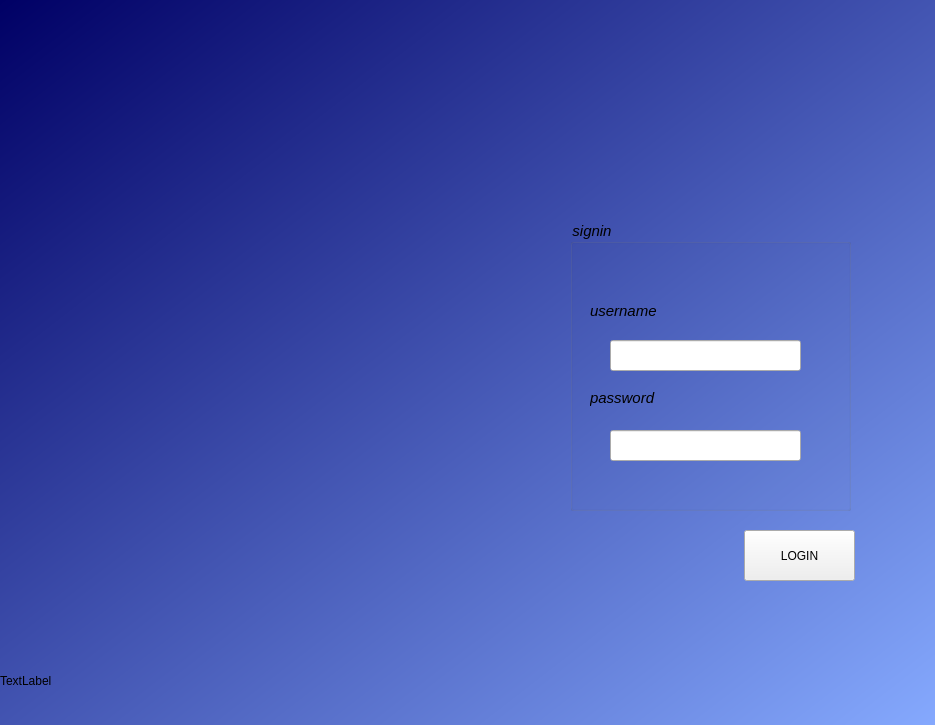
<?xml version="1.0" encoding="UTF-8"?>
<ui version="4.0">
 <class>signin</class>
 <widget class="QDialog" name="signin">
  <property name="geometry">
   <rect>
    <x>0</x>
    <y>0</y>
    <width>935</width>
    <height>725</height>
   </rect>
  </property>
  <property name="windowTitle">
   <string>Dialog</string>
  </property>
  <widget class="QGroupBox" name="groupBox">
   <property name="geometry">
    <rect>
     <x>570</x>
     <y>220</y>
     <width>281</width>
     <height>291</height>
    </rect>
   </property>
   <property name="font">
    <font>
     <family>Arial</family>
     <pointsize>11</pointsize>
     <weight>9</weight>
     <italic>true</italic>
     <bold>false</bold>
    </font>
   </property>
   <property name="accessibleName">
    <string/>
   </property>
   <property name="layoutDirection">
    <enum>Qt::LeftToRight</enum>
   </property>
   <property name="autoFillBackground">
    <bool>false</bool>
   </property>
   <property name="styleSheet">
    <string notr="true">font: 75 9pt &quot;MS Shell Dlg 2&quot;;
font: 75 italic 11pt &quot;Arial&quot;; 
color: rgb(0, 0, 0);

</string>
   </property>
   <property name="inputMethodHints">
    <set>Qt::ImhNone</set>
   </property>
   <property name="title">
    <string>signin</string>
   </property>
   <property name="flat">
    <bool>true</bool>
   </property>
   <property name="checkable">
    <bool>false</bool>
   </property>
   <property name="checked">
    <bool>false</bool>
   </property>
   <widget class="QLabel" name="label_2">
    <property name="geometry">
     <rect>
      <x>20</x>
      <y>80</y>
      <width>101</width>
      <height>21</height>
     </rect>
    </property>
    <property name="font">
     <font>
      <family>Arial</family>
      <pointsize>11</pointsize>
      <weight>9</weight>
      <italic>true</italic>
      <bold>false</bold>
     </font>
    </property>
    <property name="text">
     <string>username</string>
    </property>
   </widget>
   <widget class="QLabel" name="label_3">
    <property name="geometry">
     <rect>
      <x>20</x>
      <y>170</y>
      <width>91</width>
      <height>16</height>
     </rect>
    </property>
    <property name="font">
     <font>
      <family>Arial</family>
      <pointsize>11</pointsize>
      <weight>9</weight>
      <italic>true</italic>
      <bold>false</bold>
     </font>
    </property>
    <property name="text">
     <string>password</string>
    </property>
   </widget>
   <widget class="QLineEdit" name="lineEdit_username">
    <property name="geometry">
     <rect>
      <x>40</x>
      <y>120</y>
      <width>191</width>
      <height>31</height>
     </rect>
    </property>
   </widget>
   <widget class="QLineEdit" name="lineEdit_password">
    <property name="geometry">
     <rect>
      <x>40</x>
      <y>210</y>
      <width>191</width>
      <height>31</height>
     </rect>
    </property>
    <property name="echoMode">
     <enum>QLineEdit::Password</enum>
    </property>
   </widget>
  </widget>
  <widget class="QLabel" name="label_parc">
   <property name="geometry">
    <rect>
     <x>80</x>
     <y>230</y>
     <width>281</width>
     <height>281</height>
    </rect>
   </property>
   <property name="styleSheet">
    <string notr="true">image: url(:/img/img/EP17_DM_001_Onlineticket_Artikelbild_Parken.jpg);</string>
   </property>
   <property name="text">
    <string/>
   </property>
  </widget>
  <widget class="QLabel" name="label_4">
   <property name="geometry">
    <rect>
     <x>0</x>
     <y>0</y>
     <width>941</width>
     <height>731</height>
    </rect>
   </property>
   <property name="autoFillBackground">
    <bool>false</bool>
   </property>
   <property name="styleSheet">
    <string notr="true">background-color: qlineargradient(spread:pad, x1:0, y1:0, x2:1, y2:1, stop:0 rgba(0, 0, 101, 255), stop:1 rgba(134, 170, 255, 255));</string>
   </property>
   <property name="text">
    <string/>
   </property>
  </widget>
  <widget class="QPushButton" name="pushButton_2">
   <property name="geometry">
    <rect>
     <x>744</x>
     <y>530</y>
     <width>111</width>
     <height>51</height>
    </rect>
   </property>
   <property name="text">
    <string>LOGIN</string>
   </property>
   <property name="autoDefault">
    <bool>false</bool>
   </property>
  </widget>
  <widget class="QLabel" name="label">
   <property name="geometry">
    <rect>
     <x>0</x>
     <y>640</y>
     <width>191</width>
     <height>81</height>
    </rect>
   </property>
   <property name="text">
    <string>TextLabel</string>
   </property>
  </widget>
  <widget class="QPushButton" name="pushButton">
   <property name="geometry">
    <rect>
     <x>10</x>
     <y>650</y>
     <width>81</width>
     <height>71</height>
    </rect>
   </property>
   <property name="text">
    <string/>
   </property>
   <property name="flat">
    <bool>true</bool>
   </property>
  </widget>
  <zorder>label_4</zorder>
  <zorder>groupBox</zorder>
  <zorder>pushButton_2</zorder>
  <zorder>label_parc</zorder>
  <zorder>label</zorder>
  <zorder>pushButton</zorder>
 </widget>
 <resources/>
 <connections/>
</ui>
